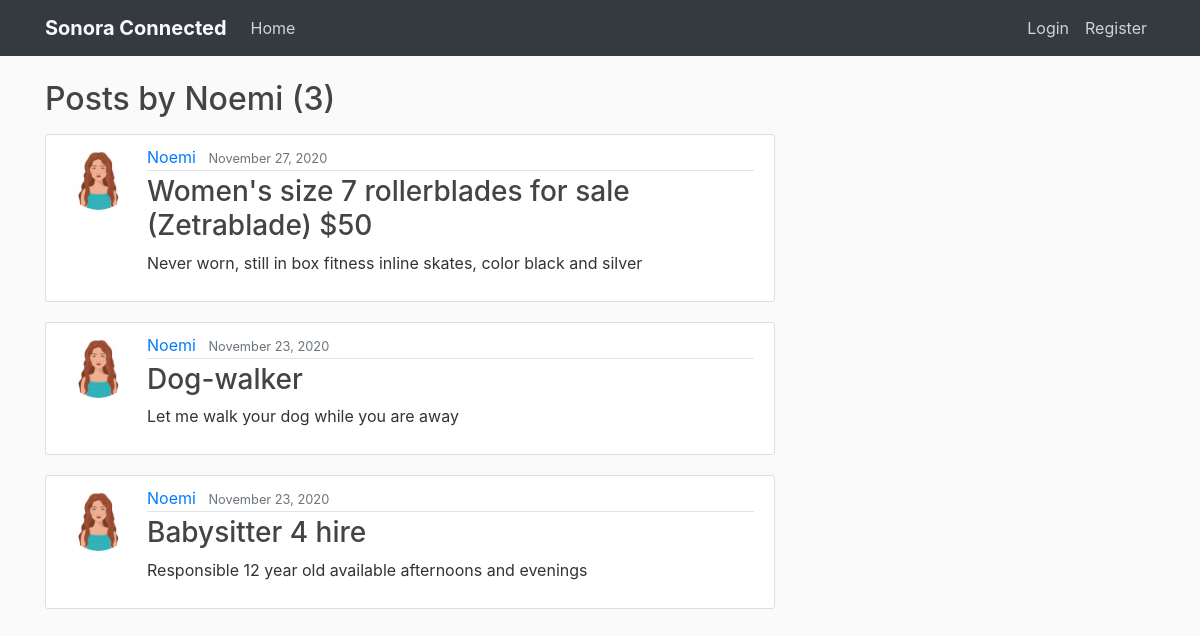
The page /user/Noemi on the database its author committed.
### blogapp/models.py (models this page shows, shortened)
class Post(models.Model):
	title = models.CharField(max_length=80)
	subhead = models.CharField(max_length=200)
	content = models.TextField()
	date_posted = models.DateTimeField(default=timezone.now)
	author = models.ForeignKey(User, on_delete=models.CASCADE)

### users/models.py (models this page shows, shortened)
class Profile(models.Model):
	user = models.OneToOneField(User, on_delete=models.CASCADE)
	image = models.ImageField(default='default.png', upload_to='profile_pics')

### blogapp/views.py (the view)
# urls.py: path('user/<str:username>', UserPostListView.as_view(), name='user-posts'),
class UserPostListView(ListView):
	model = Post
	template_name = 'blogapp/user_posts.html'
	context_object_name = 'posts'
	paginate_by = 5
	def get_queryset(self):
		user = get_object_or_404(User, username=self.kwargs.get('username'))
		return Post.objects.filter(author=user).order_by('-date_posted')

### blogapp/templates/blogapp/user_posts.html (shortened to what this page needs)
{% extends "blogapp/base.html" %}
{% block content %}
    <h2 class="mb-3">Posts by {{ view.kwargs.username }} ({{ page_obj.paginator.count }})</h2>
    {% for post in posts %}
        <article class="media content-section">
          <img class="rounded-circle article-img" src="{{ post.author.profile.image.url }}">
          <div class="media-body">
            <div class="article-metadata">
              <a class="mr-2" href="{% url 'user-posts' post.author.username %}">{{ post.author }}</a>
              <small class="text-muted">{{ post.date_posted|date:"F d, Y" }}</small>
            </div>
            <h3><a class="article-title" href="{% url 'post-detail' post.id %}">{{ post.title }}</a></h3>
            <p class="article-content">{{ post.subhead }}</p>
          </div>
        </article>
    {% endfor %}
{% endblock content %}

### blogapp/static/blogapp/main.css (style rules this page uses)
body { background: #fafafa; color: #333333; margin-top: 5rem; }
h1, h2, h3, h4, h5, h6 { color: #444444; }
.content-section { background: #ffffff; padding: 10px 20px; border: 1px solid #dddddd; border-radius: 3px; margin-bottom: 20px; }
.article-title { color: #444444; }
.article-content { white-space: pre-line; }
.article-img { height: 65px; width: 65px; margin-right: 16px; }
.article-metadata { padding-bottom: 1px; margin-bottom: 4px; border-bottom: 1px solid #e3e3e3 }

### rows shown on the page
Post: author.profile.image (picture), author "Noemi", date_posted "November 27, 2020", title "Women's size 7 rollerblades for sale (Zetrablade) $50", subhead "Never worn, still in box fitness inline skates, color black and silver"
Post: author.profile.image (picture), author "Noemi", date_posted "November 23, 2020", title "Dog-walker", subhead "Let me walk your dog while you are away"
Post: author.profile.image (picture), author "Noemi", date_posted "November 23, 2020", title "Babysitter 4 hire", subhead "Responsible 12 year old available afternoons and evenings"

### other values the page prints
{{ view.kwargs.username }} "Noemi"
{{ page_obj.paginator.count }} "3"
